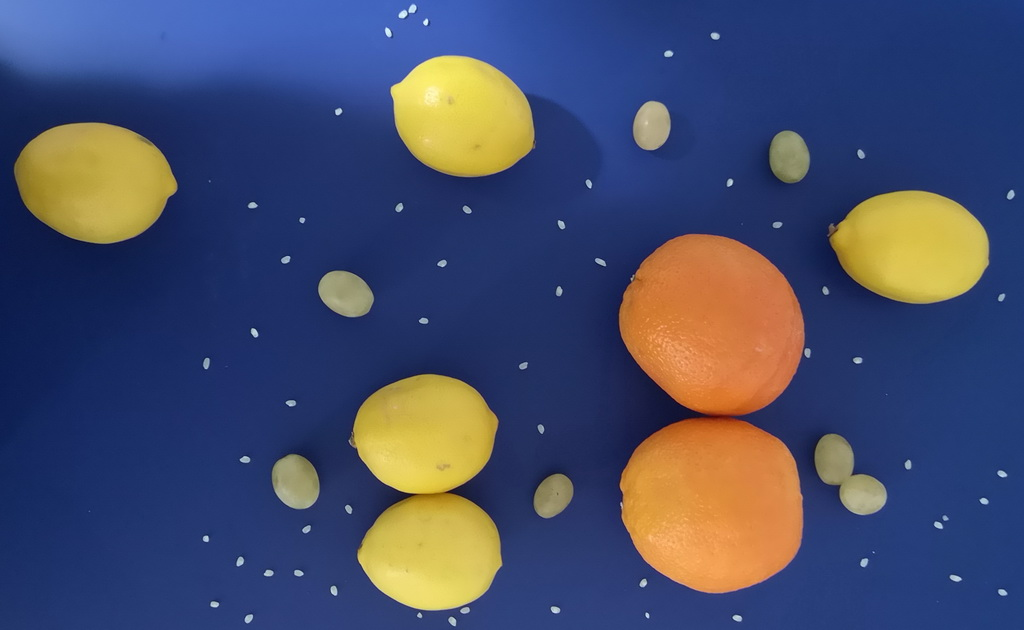
#> input picture Python/Counting Object/im_03.jpg, 1024 x 630 px
$ python file_Petre_Rares_George.py
#> lines starting #> are read from the running program, lines starting #| are printed output that depends on the picture; after the words box and inside, x2 and y2 are one past the last pixel; in counts of white or black regions, pixels touching at a corner belong together
import cv2
import matplotlib.pyplot as plt
import numpy as np

image = cv2.imread('im_03.jpg')
#> image is the input picture: shape (630, 1024, 3); mean B, G, R 105.3, 76.7, 70.3

gray=cv2.cvtColor(image,cv2.COLOR_BGR2GRAY)


#############
#Subsection 1
#############

#plt.figure()
#plt.subplot(121);plt.imshow(image[:,:,::-1]);plt.title('Original Image');
#plt.subplot(122);plt.imshow(gray);plt.title('Grayscale Image');
#plt.show()
imageB, imageG, imageR = cv2.split(image)
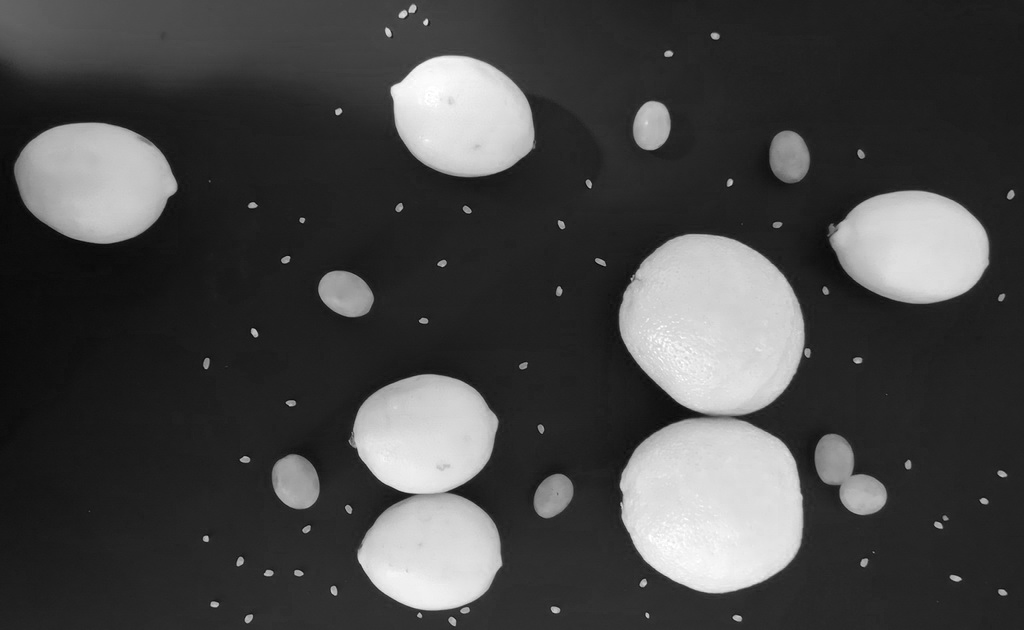
#> imageR: shape (630, 1024); min 1, max 255, mean 70.3
# It converts the BGR color space of image to HSV color space
imageNew=cv2.medianBlur(image,5)
hsv = cv2.cvtColor(imageNew, cv2.COLOR_BGR2HSV)
#> hsv: shape (630, 1024, 3); mean H, S, V 93.8, 171.1, 131.2
#cv2.imshow('xkx',hsv)
filterHSV=cv2.medianBlur(hsv,3)
#> filterHSV: shape (630, 1024, 3); mean H, S, V 93.8, 171.4, 131.2
#cv2.imshow('klkl',filterHSV)
#cv2.imshow('vc',filterHSV)
# Threshold of yellow in HSV space
lower_yellow = np.array([20, 100, 100])
upper_yellow = np.array([30, 255, 255])

# preparing the mask to overlay
#mask = cv2.inRange(hsv, lower_yellow, upper_yellow)
mask = cv2.inRange(filterHSV, lower_yellow, upper_yellow)
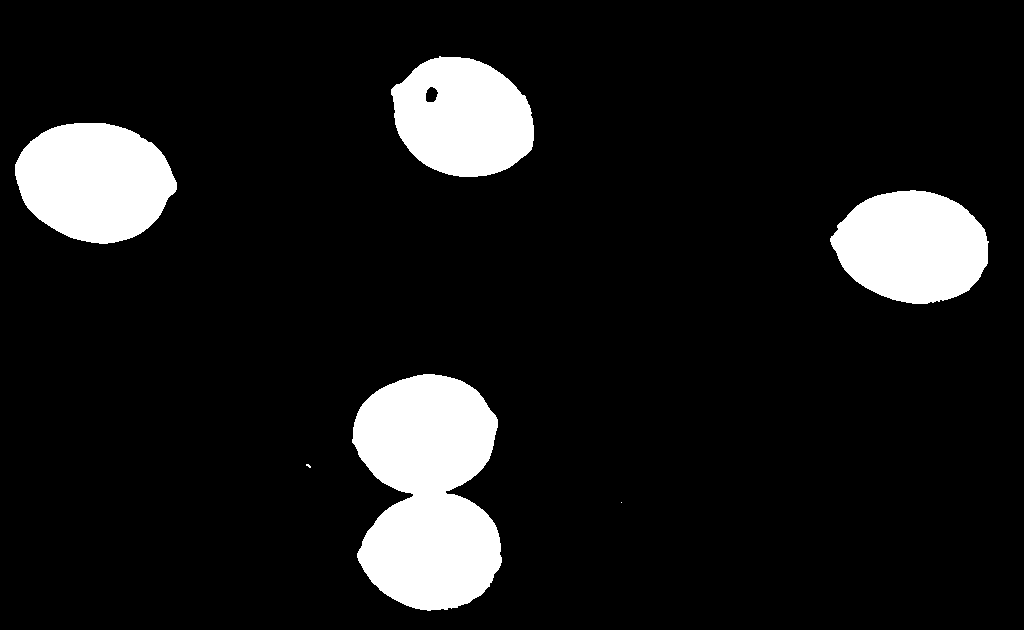
#> mask: shape (630, 1024); 10.5% white; 6 white regions (2 under 20 px), largest, box (x1, y1, x2, y2) and area: (352, 374, 502, 611) 26363, (15, 123, 177, 244) 14825, (830, 190, 989, 304) 13634, (391, 56, 534, 177) 13108
# The black region in the mask has the value of 0,
# so when multiplied with original image removes all non-blue regions
result = cv2.bitwise_and(image, image, mask=mask)

# [18 lines of commented-out code are left out]

thresh=150
maxValue=255

#th, dst_bin = cv2.threshold(imageR, thresh,maxValue, cv2.THRESH_BINARY)
th, dst_bin = cv2.threshold(imageR, thresh,maxValue, cv2.THRESH_BINARY)
#> dst_bin: shape (630, 1024); 19.3% white; 114 white regions (63 under 20 px), largest, box (x1, y1, x2, y2) and area: (620, 420, 803, 593) 25509, (620, 234, 804, 414) 25362, (25, 123, 176, 243) 13575
#> th = 150

#plt.figure()
#plt.imshow(dst_bin); plt.title('Threshold Image');
#plt.show()

kSize= (8,8)
kernel1= cv2.getStructuringElement(cv2.MORPH_ELLIPSE, kSize)

imageDilated=cv2.dilate(dst_bin, kernel1)
#> imageDilated: shape (630, 1024); 22.9% white; 62 white regions, largest, box (x1, y1, x2, y2) and area: (617, 231, 814, 597) 55583, (346, 372, 506, 621) 29260, (22, 120, 180, 247) 15388
imageEroded=cv2.erode(imageDilated, kernel1)
#> imageEroded: shape (630, 1024); 19.4% white; 60 white regions (13 under 20 px), largest, box (x1, y1, x2, y2) and area: (621, 235, 810, 594) 51197, (350, 376, 503, 617) 26133, (26, 124, 177, 244) 13611

# [4 lines of commented-out code are left out]

kSize = (1,1)
kernel2 = cv2.getStructuringElement(cv2.MORPH_ELLIPSE, kSize)

imageDilated = cv2.dilate(dst_bin, kernel2, iterations=1)
imageDilated2 = cv2.dilate(dst_bin, kernel2, iterations=15)

#plt.figure()
#plt.subplot(121);plt.imshow(imageDilated2);plt.title("Dilated image iteration 5 - small kernel")

imageEroded2 = cv2.erode(imageDilated2, kernel2, iterations=40)

#plt.subplot(122);plt.imshow(imageEroded2);plt.title("Eroded Image iterations 6")
#plt.show()

#plt.figure()
#plt.imshow(imageEroded2,cmap='gray');plt.title('Grayscale');
result2 = cv2.bitwise_and(imageEroded2,imageEroded2, mask=mask)
#> result2: shape (630, 1024); 10.2% white; 9 white regions (4 under 20 px), largest, box (x1, y1, x2, y2) and area: (25, 123, 176, 243) 13575, (353, 375, 498, 494) 13218, (833, 191, 988, 303) 13187, (391, 56, 534, 176) 12956, (358, 495, 502, 610) 12580

#cv2.imshow('resulF',result2)


thresh = cv2.threshold(result2, 0, 255, cv2.THRESH_BINARY_INV + cv2.THRESH_OTSU)[1]
kernel = cv2.getStructuringElement(cv2.MORPH_RECT, (1,1))
opening = 255 - cv2.morphologyEx(thresh, cv2.MORPH_OPEN, kernel, iterations=1)
opening1=cv2.medianBlur(opening,3)
#> opening1: shape (630, 1024); 10.2% white; 5 white regions, box (x1, y1, x2, y2) and area: (26, 123, 176, 243) 13573, (354, 375, 498, 494) 13217, (833, 191, 988, 303) 13190, (391, 57, 534, 176) 12953, (358, 495, 502, 610) 12575
cv2.imwrite('segmented_03.jpg', opening)
cv2.imwrite('segmented_improved_03.jpg', opening1)
cv2.imshow('opening', opening1)


#############
#Subsection 2
#############
thresh=110
th1, dst_bin12 = cv2.threshold(imageR, thresh,maxValue, cv2.THRESH_BINARY)
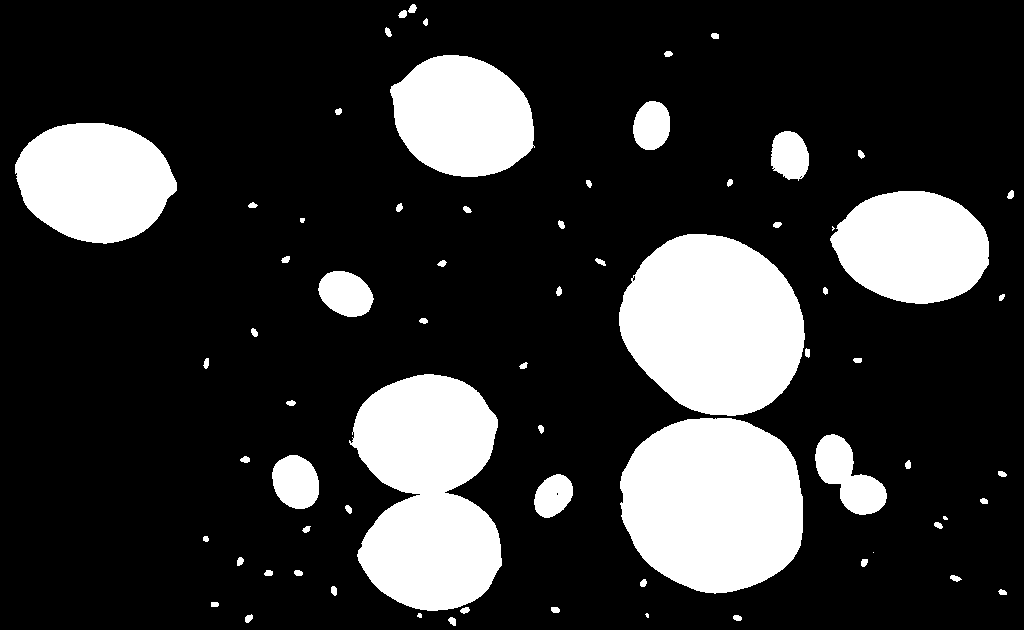
#> dst_bin12: shape (630, 1024); 20.7% white; 70 white regions (4 under 20 px), largest, box (x1, y1, x2, y2) and area: (349, 374, 502, 611) 26387, (620, 418, 803, 594) 25838, (619, 234, 805, 416) 25696
#> th1 = 110

_, imLabels1 = cv2.connectedComponents(dst_bin12)
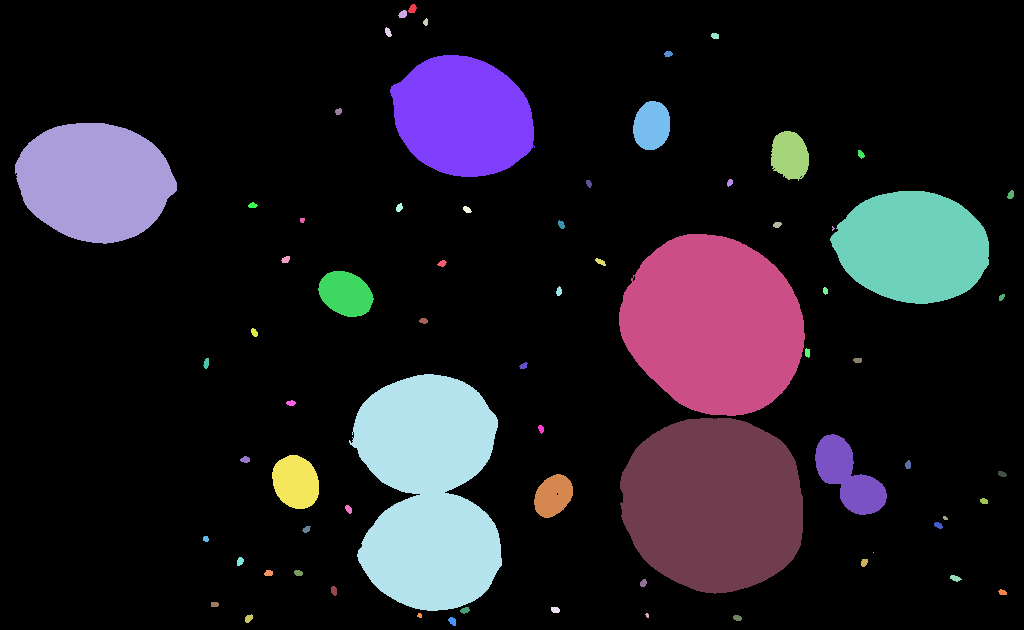
#> imLabels1: shape (630, 1024) int32; 71 distinct labels, from 0 to 70; one colour per label, 0 black
plt.figure()
plt.title("ImLabeled")
plt.imshow(imLabels1)
cv2.imwrite('blobs_03.jpg', imLabels1)

opening=cv2.medianBlur(opening,3)


imThresh = opening
_, imLabels = cv2.connectedComponents(imThresh)
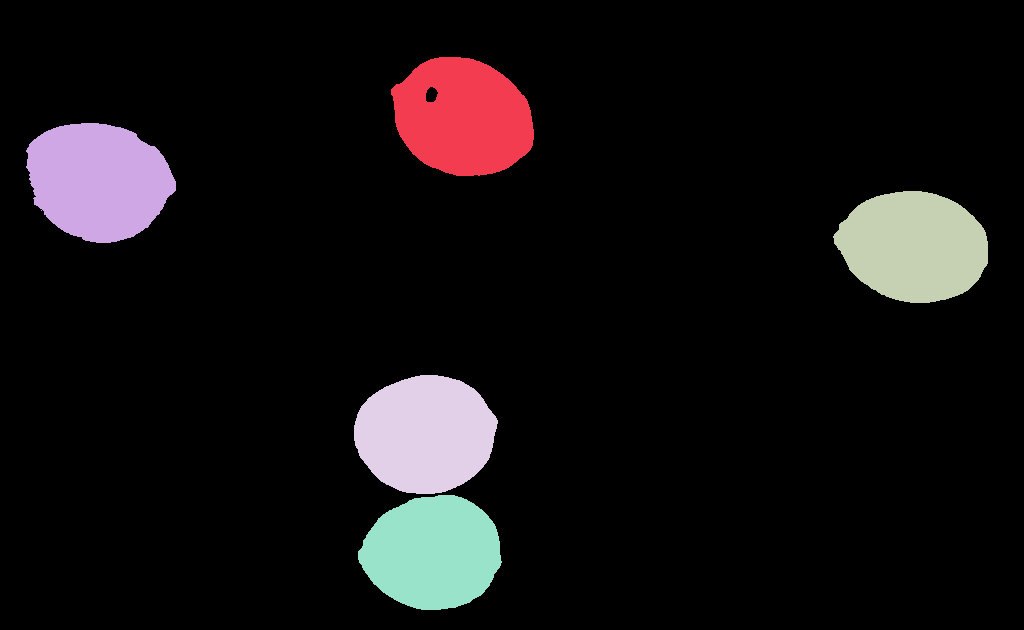
#> imLabels: shape (630, 1024) int32; 6 distinct labels, from 0 to 5; one colour per label, 0 black

# Display the labels
nComponents = imLabels.max()
#> nComponents = 5
cv2.putText(imLabels, "Numar total: %d" %(nComponents),(650,100),cv2.FONT_HERSHEY_SIMPLEX,1,(1,1,1),2)
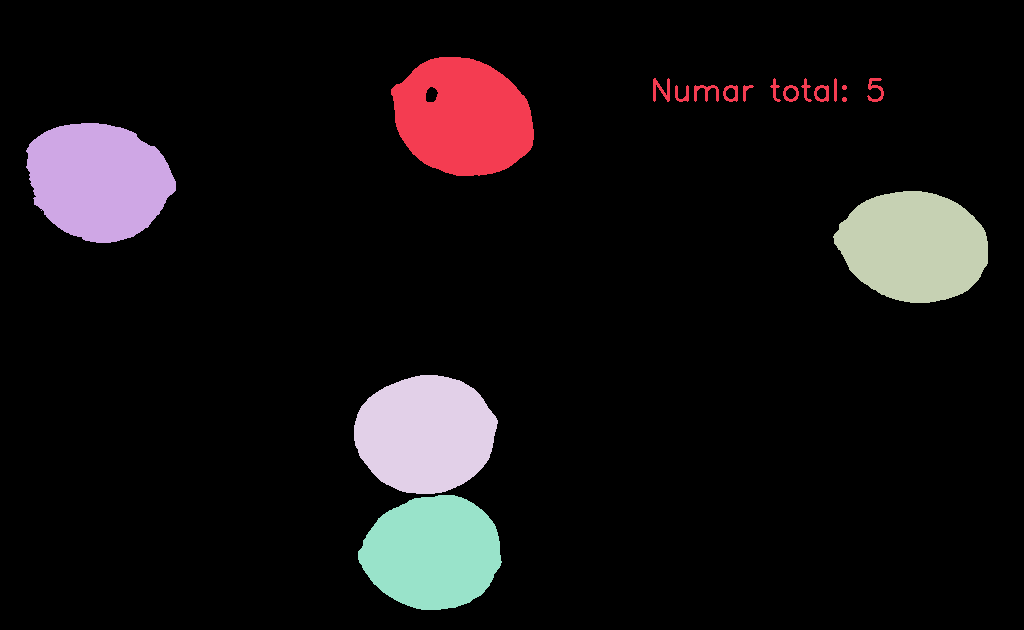
#> imLabels: shape (630, 1024) int32; 6 distinct labels, from 0 to 5; one colour per label, 0 black
print("Numarul de elemente: ",nComponents)
#| Numarul de elemente:  5

plt.imshow(imLabels)
plt.title('Numarul de elemente total:')
#plt.title("Toate elementele afisate")
plt.show()

for i in range(nComponents+1):
    if i == 0:
        plt.title("Lamaile afisate: {}".format(i))
    else:
        plt.imshow(imLabels == i)
        plt.title("Elementul numarul : {}".format(i))
        plt.show()

cv2.imwrite('valid_blobs_03.jpg', imLabels)
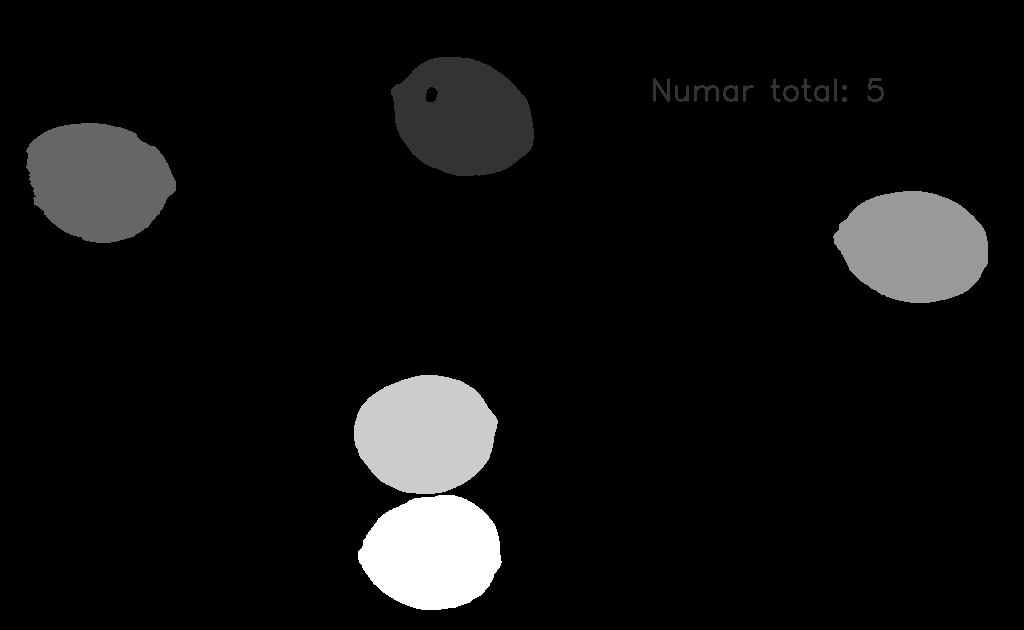
#> saved as valid_blobs_03.jpg: shape (630, 1024); min 0, max 5, mean 0.305; drawn with min black and max white

#############
#Subsection 3
#############


img1 = cv2.imread('books.jpg', 0)          # queryImage
img2 = cv2.imread('anna.jpg', 0) # trainImage
# Initiate SIFT detector
sift = cv2.SIFT_create()
# find the keypoints and descriptors with SIFT
#> (the run stopped early here; a loop or call above may not have finished)
